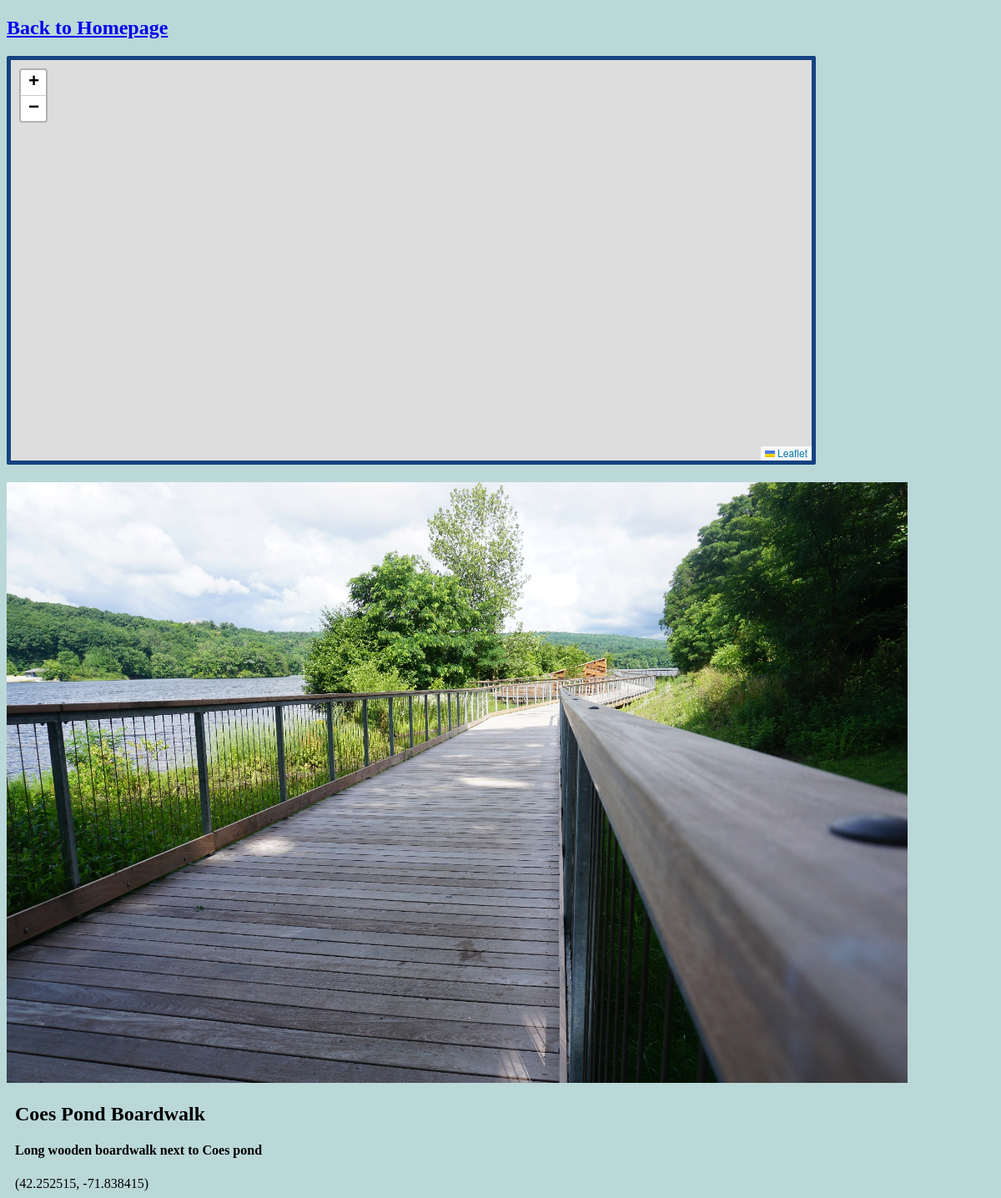
Screenshot of /home/4/ with the database file from the repository.
### maps/models.py (models this page shows)
class Spot(models.Model):
    spot_name = models.CharField(max_length=64)
    spot_description = models.CharField(max_length=256)
    spot_latitude = models.FloatField(default=0)
    spot_longitude = models.FloatField(default=0)
    photo = models.ImageField(upload_to = "media/spotPhotos")

### maps/views.py (the view)
# urls.py: path("<int:spot_id>/", views.SpotPage, name="spot home"),
def SpotPage(request, spot_id):
    spot_list = Spot.objects.filter(id=spot_id)
    cord_list = Spot.objects.filter(id=spot_id).values('id','spot_name','spot_latitude','spot_longitude') # context for javascript (map marker creation)
    context = {
        "spots": list(spot_list),
        "cords": list(cord_list),
    }
    template = loader.get_template("MapSpot.html")
    return HttpResponse(template.render(context, request))

### maps/templates/MapSpot.html (shortened to what this page needs)
{% extends 'HomeSpot.html' %}
{% block content %}
<div id="map" style = "height: 60vh; width: 80vw;"></div>
{% endblock content %}

### maps/templates/HomeSpot.html (shortened to what this page needs)
<!DOCTYPE html>
<html lang="en">
<head>
    <link rel="stylesheet" href="https://unpkg.com/leaflet@1.9.4/dist/leaflet.css" />
</head>
<body class="container">
    <a href="/home/"><h2>Back to Homepage</h2></a>
    {% block content %}{% endblock content %}
    {% if spots %}
        <ul>
            {% for spot in spots %}
                <a href="/home/{{ spot.id }}/">
                <img src="{{ spot.photo.url }}" style="width: 90vw;">
                </a>
                <li> <h2>{{spot.spot_name}}</h2> </li>
                <ul>
                    <li> <h4>{{spot.spot_description}}</h4> </li>
                    <li> ({{spot.spot_latitude}}, {{spot.spot_longitude}}) </li>
                </ul>
            {% endfor %}
        </ul>
    {% endif %}
</body>
</html>

### maps/templates/HomeSpot.html (style rules this page uses)
body { background-color: rgb(187, 216, 216); font-family: "verdana"; }
ul { list-style-type: none; padding: 0; margin: 0; }
li { padding: 0px 10px; margin-bottom: 5px; }
#map { border: 5px solid #154281; border-radius: 2px; margin: 0px; }

### rows the page displays
Spot: photo (picture), spot_name "Coes Pond Boardwalk", spot_description "Long wooden boardwalk next to Coes pond", spot_latitude "42.252515", spot_longitude "-71.838415"
